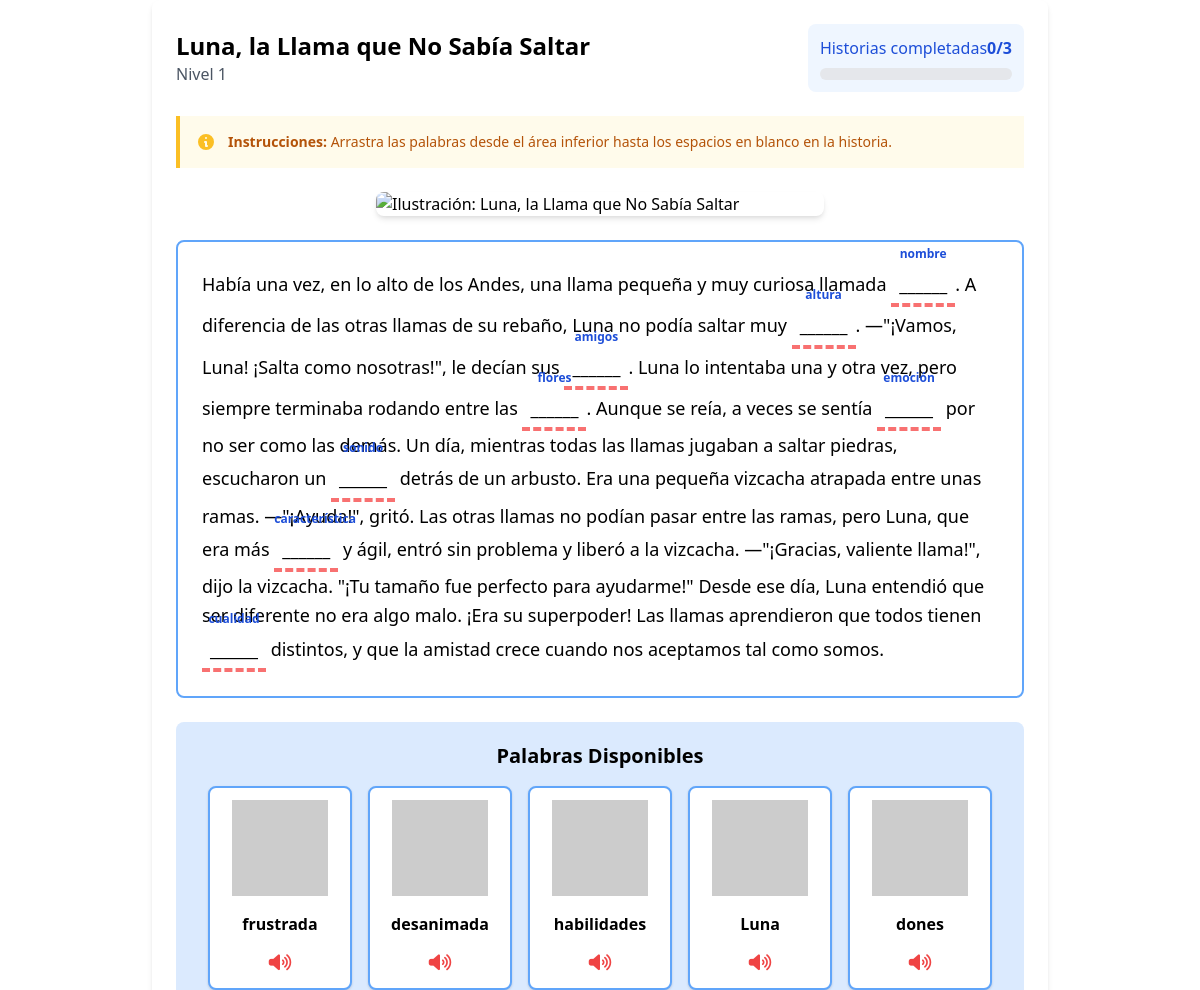
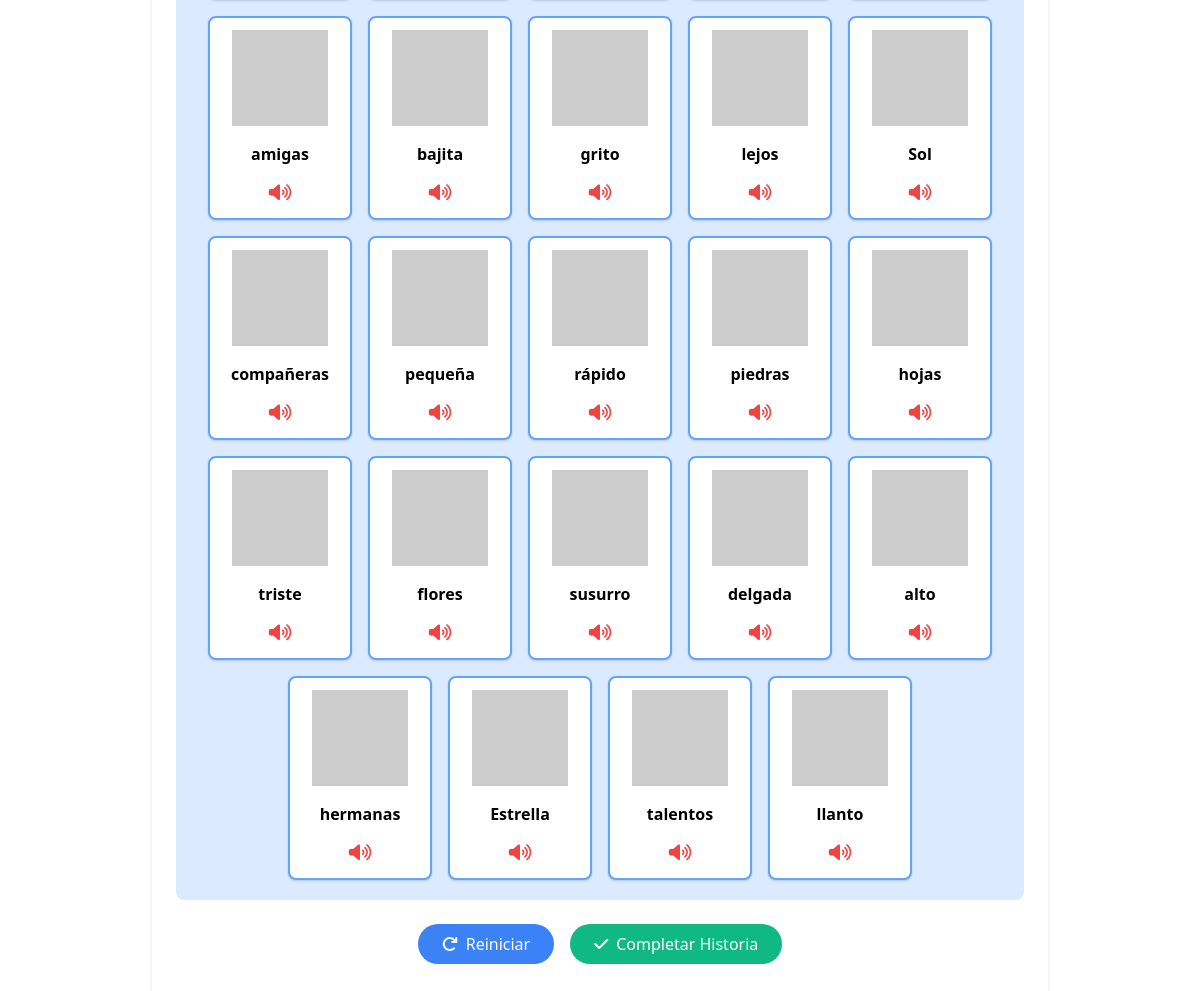
The app's page /games/interactive-story/index.php (signed in) with its own data (2 pictures, top to bottom).
### tables this page shows
CREATE TABLE `stories` (
  `id` int(11) NOT NULL,
  `title` varchar(100) NOT NULL,
  `template` text NOT NULL,
  `description` text DEFAULT NULL,
  `options` longtext NOT NULL CHECK (json_valid(`options`)),
  `created_at` timestamp NOT NULL DEFAULT current_timestamp(),
  `difficulty` enum('easy','medium','hard') DEFAULT 'easy',
  `min_categories` int(11) DEFAULT 2,
  `max_categories` int(11) DEFAULT 3
);

### games/interactive-story/index.php (called while the page is built, shortened)
<?php
require_once '../../includes/auth.php';
require_once '../../includes/helpers.php';
$user_id = $_SESSION['user_id'];
$level = $_GET['level'] ?? 1;
$difficulty_map = [
    1 => 'easy',
    2 => 'medium',
    3 => 'hard'
];
$difficulty = $difficulty_map[$level] ?? 'easy';
$stmt = $db->prepare("SELECT COUNT(*) AS completed_count
                     FROM user_progress
                     WHERE user_id = ?
                     AND game_type = 'interactive-story'
                     AND JSON_EXTRACT(details, '$.level') = ?");
$stmt->bind_param("ii", $user_id, $level);
$stmt->execute();
$progress = $stmt->get_result()->fetch_assoc();
$completed_count = $progress['completed_count'] ?? 0;
$sql = "SELECT s.id, s.title, s.template, s.options
        FROM stories s
        WHERE s.difficulty = ?
        ORDER BY RAND() LIMIT 1";
$stmt = $db->prepare($sql);
$stmt->bind_param("s", $difficulty);
$stmt->execute();
$result = $stmt->get_result();
$story = $result->fetch_assoc();
$story_image = get_story_image($story['title']);
preg_match_all('/\{([^}]+)\}/', $story['template'], $matches);
$placeholders = $matches[1] ?? [];
$options = json_decode($story['options'], true);
if (isset($options['categories'])) {
    $categories = $options['categories'];
} else {
    $categories = array_keys($options);
}
$categories = array_intersect($categories, $placeholders);
$elements = [];
foreach ($categories as $category) {
    if (isset($options[$category])) {
        foreach ($options[$category] as $word) {
            $elements[$category][] = [
                'word' => $word,
                'image' => get_word_image($word)
            ];
        }
    }
}
$game_data = [
    'id' => $story['id'],
    'title' => $story['title'],
    'template' => $story['template'],
    'image' => $story_image,
    'placeholders' => $placeholders,
    'categories' => $categories,
    'elements' => $elements,
    'level' => $level,
    'completed_count' => $completed_count
];
include 'view.php';

### includes/helpers.php (called while the page is built, shortened)
<?php
function get_story_image($title) {
    $keywords = urlencode($title . ' children illustration');
    $access_key = 'aLWVSlw4IrYuL_x7Pkr3OodCkNwORHTUmj9-RigOI28';
    $url = "https://api.unsplash.com/search/photos?page=1&query=$keywords&per_page=1&client_id=$access_key";
    try {
        $context = stream_context_create([
            'http' => ['timeout' => 2]
        ]);
        $response = file_get_contents($url, false, $context);
    } catch (Exception $e) {
    }
    return "https://source.unsplash.com/featured/800x600/?$keywords";
}
function get_word_image($word) {
    $keywords = urlencode($word . ' children');
    $access_key = 'aLWVSlw4IrYuL_x7Pkr3OodCkNwORHTUmj9-RigOI28';
    $url = "https://api.unsplash.com/search/photos?page=1&query=$keywords&per_page=1&client_id=$access_key";
    try {
        $context = stream_context_create([
            'http' => ['timeout' => 1]
        ]);
        $response = file_get_contents($url, false, $context);
    } catch (Exception $e) {
    }
    return "https://source.unsplash.com/featured/200x200/?$keywords";
}

### games/interactive-story/view.php (the view, shortened to what this page needs)
<div class="max-w-4xl mx-auto p-6 bg-white rounded-lg shadow-md">
    <div class="flex flex-wrap justify-between items-center mb-6 gap-4">
        <div>
            <h1 class="text-2xl font-bold"><?= htmlspecialchars($game_data['title']) ?></h1>
            <p class="text-gray-600">Nivel <?= $game_data['level'] ?></p>
        </div>
        <div class="progress-container bg-blue-50 p-3 rounded-lg">
            <div class="flex justify-between mb-2">
                <span class="text-blue-700 font-medium">Historias completadas</span>
                <span class="text-blue-700 font-bold">
                    <?= $game_data['completed_count'] ?>/3
                </span>
            </div>
            <div class="w-full bg-gray-200 rounded-full h-3 overflow-hidden">
            </div>
        </div>
    </div>
    <div class="bg-yellow-50 border-l-4 border-yellow-400 p-4 mb-6">
        <div class="flex">
            <div class="flex-shrink-0">
                <svg class="h-5 w-5 text-yellow-400" xmlns="http://www.w3.org/2000/svg" viewBox="0 0 20 20" fill="currentColor">
                    <path fill-rule="evenodd" d="M18 10a8 8 0 11-16 0 8 8 0 0116 0zm-7-4a1 1 0 11-2 0 1 1 0 012 0zM9 9a1 1 0 000 2v3a1 1 0 001 1h1a1 1 0 100-2v-3a1 1 0 00-1-1H9z" clip-rule="evenodd" />
                </svg>
            </div>
            <div class="ml-3">
                <p class="text-sm text-yellow-700">
                    <strong>Instrucciones:</strong>
                    <span id="instructions-text">Arrastra las palabras desde el área inferior hasta los espacios en blanco en la historia.</span>
                </p>
            </div>
        </div>
    </div>
    <?php if (!empty($game_data['image'])): ?>
        <div class="mb-6 rounded-lg overflow-hidden shadow-md max-w-md mx-auto">
            <img src="<?= htmlspecialchars($game_data['image']) ?>"
                alt="Ilustración: <?= htmlspecialchars($game_data['title']) ?>"
                class="w-full h-auto object-cover"
                loading="lazy"
                onerror="this.onerror=null; this.src='https://source.unsplash.com/featured/800x600/?<?= urlencode($game_data['title'] . ' children illustration') ?>';">
        </div>
    <?php endif; ?>
    <div class="border-2 border-blue-400 rounded-lg p-6 mb-6 text-lg leading-relaxed min-h-[200px] bg-white" id="story-text">
        <?php
        $template = $game_data['template'];
        $parts = preg_split('/(\{[^}]+\})/', $template, -1, PREG_SPLIT_DELIM_CAPTURE);
        foreach ($parts as $part) {
            if (preg_match('/\{([^}]+)\}/', $part, $match)) {
                $category = $match[1];
                echo '<div class="inline-block align-middle min-w-[120px] relative">';
                echo '<div class="border-b-4 border-dashed border-red-400 py-1 px-2 text-center min-h-[40px] cursor-pointer drop-target inline-block" data-category="' . htmlspecialchars($category) . '">______</div>';
                echo '<div class="absolute -top-5 left-0 right-0 text-xs text-blue-700 font-bold text-center">' . htmlspecialchars($category) . '</div>';
                echo '</div>';
            } else {
                echo '<span class="inline">' . htmlspecialchars($part) . '</span>';
            }
        }
        ?>
    </div>
    <div class="bg-blue-100 rounded-lg p-5 mb-6">
        <h3 class="text-xl font-bold text-center mb-4">Palabras Disponibles</h3>
        <div class="flex flex-wrap gap-4 justify-center" id="words-container">
            <?php
            $allWords = [];
            foreach ($game_data['elements'] as $category => $items) {
                foreach ($items as $item) {
                    $allWords[] = [
                        'word' => $item['word'],
                        'category' => $category,
                        'image' => $item['image'] ?? null
                    ];
                }
            }
            shuffle($allWords);
            foreach ($allWords as $word):
            ?>
                <div class="draggable-word bg-white border-2 border-blue-400 rounded-lg p-3 w-36 text-center cursor-move shadow hover:-translate-y-1 transform transition"
                    draggable="true"
                    data-word="<?= htmlspecialchars($word['word']) ?>"
                    data-category="<?= htmlspecialchars($word['category']) ?>"
                    data-text="<?= htmlspecialchars($word['word']) ?>">
                    <?php if (!empty($word['image'])): ?>
                        <img src="<?= htmlspecialchars($word['image']) ?>"
                            alt="<?= htmlspecialchars($word['word']) ?>"
                            class="w-24 h-24 object-contain mx-auto mb-2"
                            loading="lazy"
                            onerror="this.onerror=null; this.src='https://via.placeholder.com/200?text=<?= urlencode($word['word']) ?>';">
                    <?php else: ?>
                        <div class="w-24 h-24 bg-gray-200 rounded-lg flex items-center justify-center mb-2">
                            <i class="fas fa-font text-gray-400 text-3xl"></i>
                        </div>
                    <?php endif; ?>
                    <div class="font-bold h-10 flex items-center justify-center mb-1"><?= htmlspecialchars($word['word']) ?></div>
                    <button class="text-red-500 hover:text-red-700 text-lg audio-btn element-audio" data-text="<?= htmlspecialchars($word['word']) ?>">
                        <i class="fas fa-volume-up"></i>
                    </button>
                </div>
            <?php endforeach; ?>
        </div>
    </div>
    <div class="flex justify-center gap-4 mb-6">
        <button id="reset-story" class="bg-blue-500 hover:bg-blue-700 text-white px-6 py-2 rounded-full flex items-center gap-2">
            <i class="fas fa-redo"></i> Reiniciar
        </button>
        <button id="save-story" class="bg-green-500 hover:bg-green-700 text-white px-6 py-2 rounded-full flex items-center gap-2">
            <i class="fas fa-check"></i> Completar Historia
        </button>
    </div>
</div>
<?php
include '../../includes/game_layout.php';
?>

### games/interactive-story/view.php (style rules this page uses)
.draggable-word { transition: all 0.3s; }

### records on screen
stories: title "Luna, la Llama que No Sabía Saltar", template "Había una vez, en lo alto de los Andes, una llama pequeña y muy curiosa llamada", template ". A diferencia de las otras llamas de su rebaño, Luna no podía saltar muy", template ". —\"¡Vamos, Luna! ¡Salta como nosotras!\", le decían sus", template ". Luna lo intentaba una y otra vez, pero siempre terminaba rodando entre las", template ". Aunque se reía, a veces se sentía", template "por no ser como las demás. Un día, mientras todas las llamas jugaban a saltar piedras, escucharon un", template "detrás de un arbusto. Era una pequeña vizcacha atrapada entre unas ramas. —\"¡Ayuda!\", gritó. Las otras llamas no podían pasar entre las ramas, pero Luna, que era más", template "y ágil, entró sin problema y liberó a la vizcacha. —\"¡Gracias, valiente llama!\", dijo la vizcacha. \"¡Tu tamaño fue perfecto para ayudarme!\" Desde ese día, Luna entendió que ser diferente no era algo malo. ¡Era su superpoder! Las llamas aprendieron que todos tienen", template "distintos, y que la amistad crece cuando nos aceptamos tal como somos."

### other values on screen
$game_data['level'] "1"
$game_data['completed_count'] "0"
$category "nombre"
$category "altura"
$category "amigos"
$category "flores"
$category "emoción"
$category "sonido"
$category "característica"
$category "cualidad"
$word['word'] "frustrada"
$word['word'] "desanimada"
$word['word'] "habilidades"
$word['word'] "Luna"
$word['word'] "dones"
